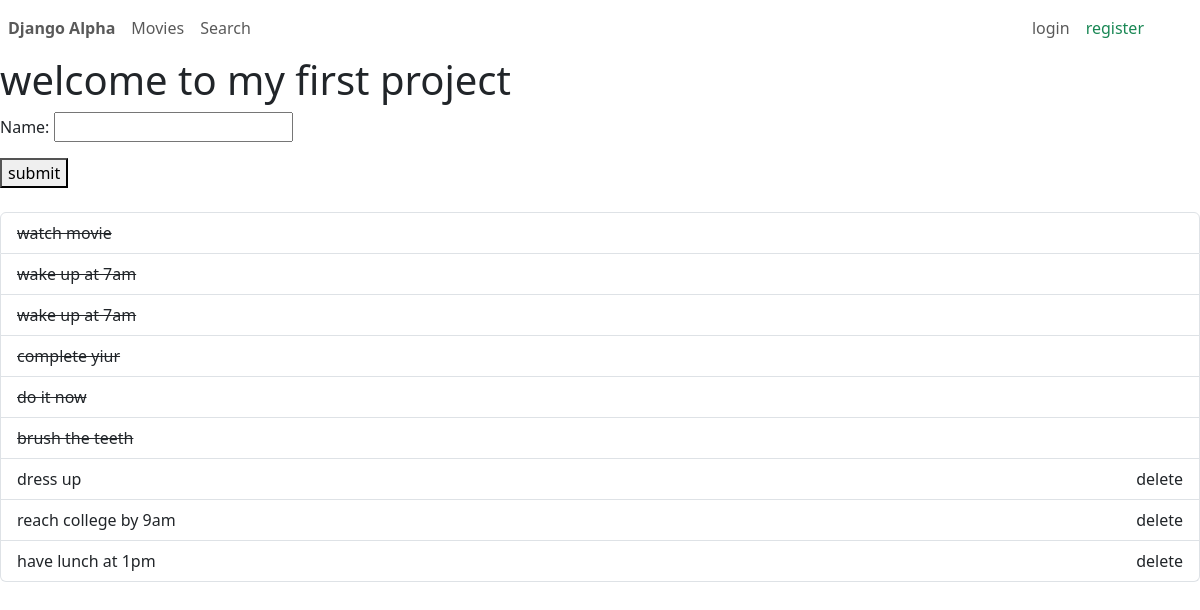
The page / on the database its author committed.
### main/models.py (models this page shows)
class Task(models.Model):
    name = models.CharField(max_length = 150)
    completed = models.BooleanField(default=False)

### main/views.py (the view)
# urls.py: path("", index, name="index"),
def index(request):
    task_list = Task.objects.all()#selects from task
    return render(request ,'index.html',{
        'tasks': task_list,
        'form': TaskForm()
    })

### main/forms.py
class TaskForm(forms.ModelForm):
    class Meta:
        model =Task
        fields =['name']

### templates/index.html (shortened to what this page needs)
<!doctype html>
<html lang="en">
    <head>
        <link
            href="https://cdn.jsdelivr.net/npm/bootstrap@5.3.2/dist/css/bootstrap.min.css"
            rel="stylesheet"
        />
    </head>
    <body>
        <header>
            <main>
                {% include 'components/menu.html' %}
                <h1>welcome to my first project</h1>
                <div>
                    <form action="{% url 'add_task' %}" method="post">
                        {{form.as_p}}
                        <button>submit</button>
                    </form>
                </div>
                <div>
                    <ul class="list-group mt-4">
                        {% for item in tasks %}
                        {% if not item.completed %}
                            <li class="list-group-item d-flex">
                                {{item.name}}
                                <a class="nav-link ms-auto" href="{% url 'complete' item.id %}">delete</a>
                            </li>
                            {% else %}
                            <li class="list-group-item d-flex">
                             <del> {{item.name}}</del>
                            </li>
                            {% endif %}
                        {% empty %}
                            <li class="list-group-item">no task added</li>
                        {% endfor %}
                    </ul>
                </div>
            </main>
        </header>
    </body>
</html>

### rows shown on the page
Task: name "watch movie"
Task: name "wake up at 7am"
Task: name "wake up at 7am"
Task: name "complete yiur"
Task: name "do it now"
Task: name "brush the teeth"
Task: name "dress up"
Task: name "reach college by 9am"
Task: name "have lunch at 1pm"
